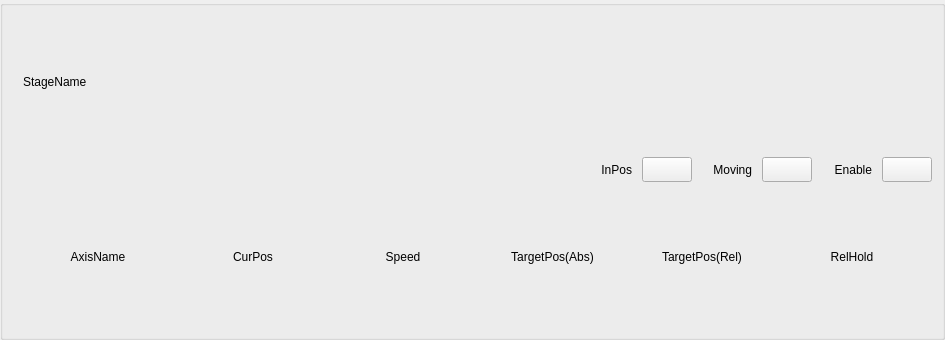
<?xml version="1.0" encoding="UTF-8"?>
<ui version="4.0">
 <class>StageGroup</class>
 <widget class="QWidget" name="StageGroup">
  <property name="geometry">
   <rect>
    <x>0</x>
    <y>0</y>
    <width>945</width>
    <height>340</height>
   </rect>
  </property>
  <property name="windowTitle">
   <string>Form</string>
  </property>
  <layout class="QGridLayout" name="gridLayout">
   <property name="leftMargin">
    <number>0</number>
   </property>
   <property name="topMargin">
    <number>0</number>
   </property>
   <property name="rightMargin">
    <number>0</number>
   </property>
   <property name="bottomMargin">
    <number>0</number>
   </property>
   <property name="spacing">
    <number>0</number>
   </property>
   <item row="0" column="0">
    <widget class="QGroupBox" name="groupBox">
     <property name="title">
      <string/>
     </property>
     <layout class="QVBoxLayout" name="verticalLayout_2">
      <property name="spacing">
       <number>10</number>
      </property>
      <property name="leftMargin">
       <number>10</number>
      </property>
      <property name="topMargin">
       <number>10</number>
      </property>
      <property name="rightMargin">
       <number>10</number>
      </property>
      <property name="bottomMargin">
       <number>15</number>
      </property>
      <item>
       <layout class="QHBoxLayout" name="headerLayout">
        <property name="spacing">
         <number>5</number>
        </property>
        <item>
         <widget class="QLabel" name="lbl_Decorate">
          <property name="minimumSize">
           <size>
            <width>5</width>
            <height>24</height>
           </size>
          </property>
          <property name="maximumSize">
           <size>
            <width>5</width>
            <height>24</height>
           </size>
          </property>
          <property name="text">
           <string/>
          </property>
         </widget>
        </item>
        <item>
         <widget class="QLabel" name="lbl_Title">
          <property name="minimumSize">
           <size>
            <width>0</width>
            <height>24</height>
           </size>
          </property>
          <property name="text">
           <string>StageName</string>
          </property>
         </widget>
        </item>
        <item>
         <spacer name="headerSpacer">
          <property name="orientation">
           <enum>Qt::Horizontal</enum>
          </property>
          <property name="sizeHint" stdset="0">
           <size>
            <width>0</width>
            <height>0</height>
           </size>
          </property>
         </spacer>
        </item>
       </layout>
      </item>
      <item>
       <layout class="QHBoxLayout" name="enableLayout">
        <property name="spacing">
         <number>10</number>
        </property>
        <item>
         <spacer name="enableSpacer">
          <property name="orientation">
           <enum>Qt::Horizontal</enum>
          </property>
          <property name="sizeHint" stdset="0">
           <size>
            <width>0</width>
            <height>0</height>
           </size>
          </property>
         </spacer>
        </item>
        <item>
         <widget class="QLabel" name="lbl_InPosName">
          <property name="minimumSize">
           <size>
            <width>50</width>
            <height>0</height>
           </size>
          </property>
          <property name="text">
           <string>InPos</string>
          </property>
          <property name="alignment">
           <set>Qt::AlignRight|Qt::AlignTrailing|Qt::AlignVCenter</set>
          </property>
         </widget>
        </item>
        <item>
         <widget class="QPushButton" name="btnInPos">
          <property name="minimumSize">
           <size>
            <width>50</width>
            <height>25</height>
           </size>
          </property>
          <property name="text">
           <string/>
          </property>
          <property name="checkable">
           <bool>true</bool>
          </property>
         </widget>
        </item>
        <item>
         <widget class="QLabel" name="lbl_MovingName">
          <property name="minimumSize">
           <size>
            <width>50</width>
            <height>0</height>
           </size>
          </property>
          <property name="text">
           <string>Moving</string>
          </property>
          <property name="alignment">
           <set>Qt::AlignRight|Qt::AlignTrailing|Qt::AlignVCenter</set>
          </property>
         </widget>
        </item>
        <item>
         <widget class="QPushButton" name="btnMoving">
          <property name="minimumSize">
           <size>
            <width>50</width>
            <height>25</height>
           </size>
          </property>
          <property name="text">
           <string/>
          </property>
          <property name="checkable">
           <bool>true</bool>
          </property>
         </widget>
        </item>
        <item>
         <widget class="QLabel" name="lbl_EnableName">
          <property name="minimumSize">
           <size>
            <width>50</width>
            <height>0</height>
           </size>
          </property>
          <property name="text">
           <string>Enable</string>
          </property>
          <property name="alignment">
           <set>Qt::AlignRight|Qt::AlignTrailing|Qt::AlignVCenter</set>
          </property>
         </widget>
        </item>
        <item>
         <widget class="QPushButton" name="btnEnable">
          <property name="minimumSize">
           <size>
            <width>50</width>
            <height>25</height>
           </size>
          </property>
          <property name="text">
           <string/>
          </property>
          <property name="checkable">
           <bool>true</bool>
          </property>
         </widget>
        </item>
       </layout>
      </item>
      <item>
       <widget class="QWidget" name="widget_1" native="true">
        <layout class="QGridLayout" name="gridLayout_2">
         <property name="leftMargin">
          <number>10</number>
         </property>
         <property name="topMargin">
          <number>10</number>
         </property>
         <property name="rightMargin">
          <number>10</number>
         </property>
         <property name="bottomMargin">
          <number>10</number>
         </property>
         <property name="horizontalSpacing">
          <number>10</number>
         </property>
         <property name="verticalSpacing">
          <number>10</number>
         </property>
         <item row="0" column="0">
          <widget class="QLabel" name="lbl_AxisName">
           <property name="minimumSize">
            <size>
             <width>150</width>
             <height>0</height>
            </size>
           </property>
           <property name="maximumSize">
            <size>
             <width>150</width>
             <height>16777215</height>
            </size>
           </property>
           <property name="text">
            <string>AxisName</string>
           </property>
           <property name="alignment">
            <set>Qt::AlignCenter</set>
           </property>
          </widget>
         </item>
         <item row="0" column="1">
          <widget class="QLabel" name="lbl_CurrentPos">
           <property name="minimumSize">
            <size>
             <width>120</width>
             <height>0</height>
            </size>
           </property>
           <property name="text">
            <string>CurPos</string>
           </property>
           <property name="alignment">
            <set>Qt::AlignCenter</set>
           </property>
          </widget>
         </item>
         <item row="0" column="2">
          <widget class="QLabel" name="lbl_CurrentSpeed">
           <property name="minimumSize">
            <size>
             <width>120</width>
             <height>0</height>
            </size>
           </property>
           <property name="text">
            <string>Speed</string>
           </property>
           <property name="alignment">
            <set>Qt::AlignCenter</set>
           </property>
          </widget>
         </item>
         <item row="0" column="3">
          <widget class="QLabel" name="lbl_Target_Abs_Pos">
           <property name="minimumSize">
            <size>
             <width>120</width>
             <height>0</height>
            </size>
           </property>
           <property name="text">
            <string>TargetPos(Abs)</string>
           </property>
           <property name="alignment">
            <set>Qt::AlignCenter</set>
           </property>
          </widget>
         </item>
         <item row="0" column="4">
          <widget class="QLabel" name="lbl_Target_Rel_Pos">
           <property name="minimumSize">
            <size>
             <width>120</width>
             <height>0</height>
            </size>
           </property>
           <property name="maximumSize">
            <size>
             <width>16777215</width>
             <height>16777215</height>
            </size>
           </property>
           <property name="text">
            <string>TargetPos(Rel)</string>
           </property>
           <property name="alignment">
            <set>Qt::AlignCenter</set>
           </property>
          </widget>
         </item>
         <item row="0" column="5">
          <widget class="QLabel" name="Rel_Hold">
           <property name="text">
            <string>RelHold</string>
           </property>
           <property name="alignment">
            <set>Qt::AlignCenter</set>
           </property>
          </widget>
         </item>
        </layout>
       </widget>
      </item>
     </layout>
    </widget>
   </item>
  </layout>
 </widget>
 <resources/>
 <connections/>
</ui>
